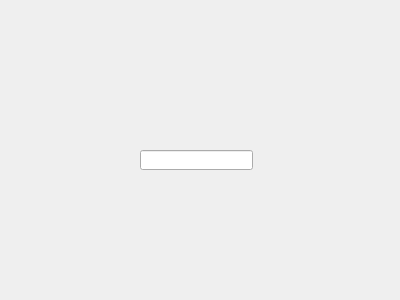
<?xml version="1.0" encoding="UTF-8"?>
<ui version="4.0">
 <class>Hirepurchase</class>
 <widget class="QWidget" name="Hirepurchase">
  <property name="geometry">
   <rect>
    <x>0</x>
    <y>0</y>
    <width>400</width>
    <height>300</height>
   </rect>
  </property>
  <property name="windowTitle">
   <string>Hirepurchase</string>
  </property>
  <widget class="QLineEdit" name="lineEdit">
   <property name="geometry">
    <rect>
     <x>140</x>
     <y>150</y>
     <width>113</width>
     <height>20</height>
    </rect>
   </property>
  </widget>
 </widget>
 <layoutdefault spacing="6" margin="11"/>
 <resources/>
 <connections/>
</ui>
